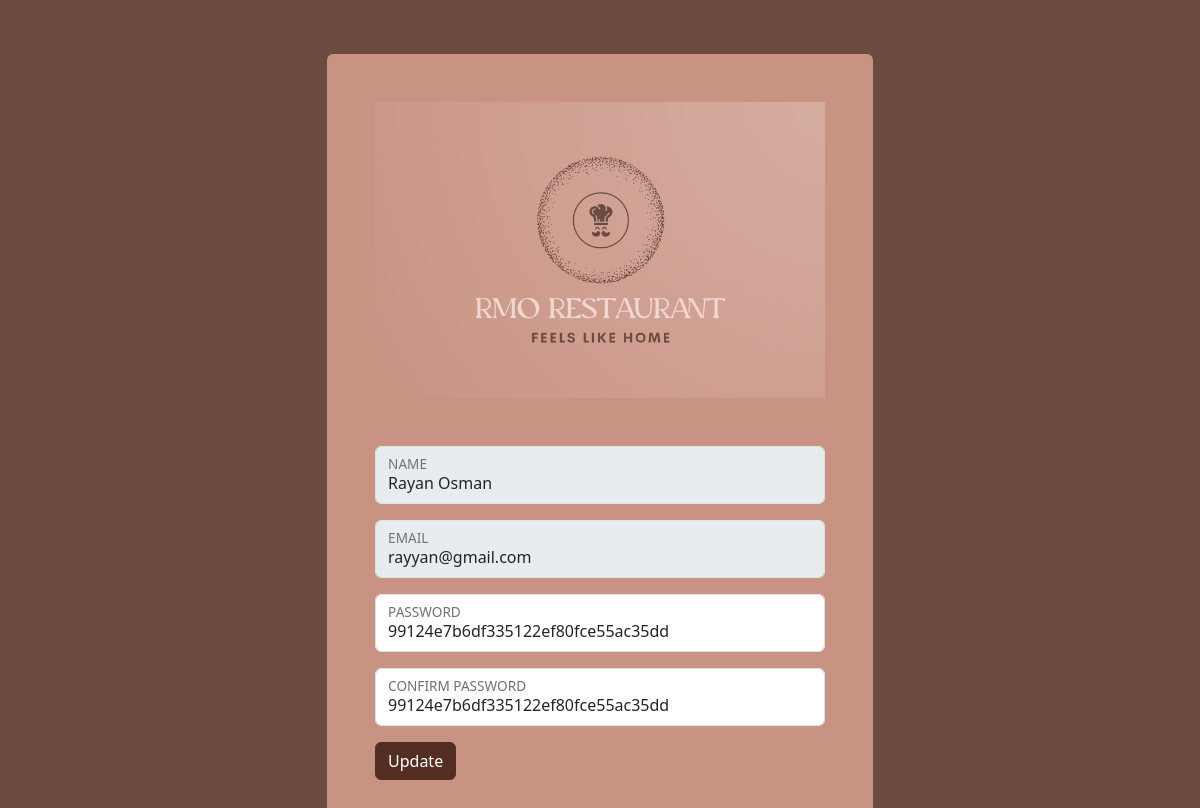
The page /updateUser.php?id=24 (signed in) on the database its author committed.
### tables this page shows
CREATE TABLE `users` (
  `id` int(11) NOT NULL,
  `name` varchar(50) NOT NULL,
  `email` varchar(200) NOT NULL,
  `password` varchar(100) NOT NULL,
  `role` varchar(10) NOT NULL DEFAULT 'user'
);

### updateUser.php (the view, shortened to what this page needs)
<!DOCTYPE html>
<html lang="en">
<head>
  <link href="https://cdn.jsdelivr.net/npm/bootstrap@5.3.3/dist/css/bootstrap.min.css" rel="stylesheet">
</head>
<body>
    <?php
 $cnn = mysqli_connect("localhost", "root", "", "rmo");
 $id = $_GET["id"];
$sql="SELECT * FROM users where id=$id";
if(mysqli_query($cnn,$sql)){
    $result = mysqli_query($cnn,$sql);
    if(mysqli_num_rows($result)>0){
        $row=mysqli_fetch_array($result);
        $name= $row["name"];
        $email= $row["email"];
        $password= $row["password"];
    }
    else{
        echo "No user found";
    }
}
else{
    echo "an error occured";
}
?>
  <div class="container py-4">
    <div class="row justify-content-center">
      <div class="col-md-6">
        <form action="updatedUser.php" method="post" class="p-5 rounded form-container" id="">
          <div class="text-center mb-5">
            <img class="img-fluid" src="logoo.png" height="250" alt="restaurant logo">
          </div>
          <div class="form-floating mb-3">
            <input type="text" name="name" value="<?php echo $name; ?>" class="form-control" id="Name2" disabled readonly>
            <label for="Name2">NAME</label>
          </div>
          <div class="form-floating mb-3">
            <input type="email" name="email" value="<?php echo $email; ?>" class="form-control" id="Email" readonly disabled>
            <label for="Email">EMAIL</label>
          </div>
          <div class="form-floating mb-3">
            <input type="text" name="password" value="<?php echo $password; ?>" class="form-control" id="password2" minlength="8" required>
            <label for="password2">PASSWORD</label>
          </div>
          <div class="form-floating mb-3">
            <input type="text" name="passwordconf" value="<?php echo $password; ?>" class="form-control" id="password3" required>
            <label for="password3">CONFIRM PASSWORD</label>
          </div>
          <div class="mt-3">
          <button type="submit" class="btn btn-primary">Update</button>
           </div>
          <br>
        </form>
      </div>
    </div>
  </div>
</body>
</html>

### updateUser.php (style rules this page uses)
body { background-color: #6B4A3F; }
.form-container { background-color: #C99383; padding: 50px; margin-top: 30px; }
.text-center { color: #6B4A3F; }
.btn-primary { background-color: #542e23; border-color: #542e23; }

### rows shown on the page
users: name "Rayan Osman", email "rayyan@gmail.com", password "99124e7b6df335122ef80fce55ac35dd", passwordconf "99124e7b6df335122ef80fce55ac35dd"
